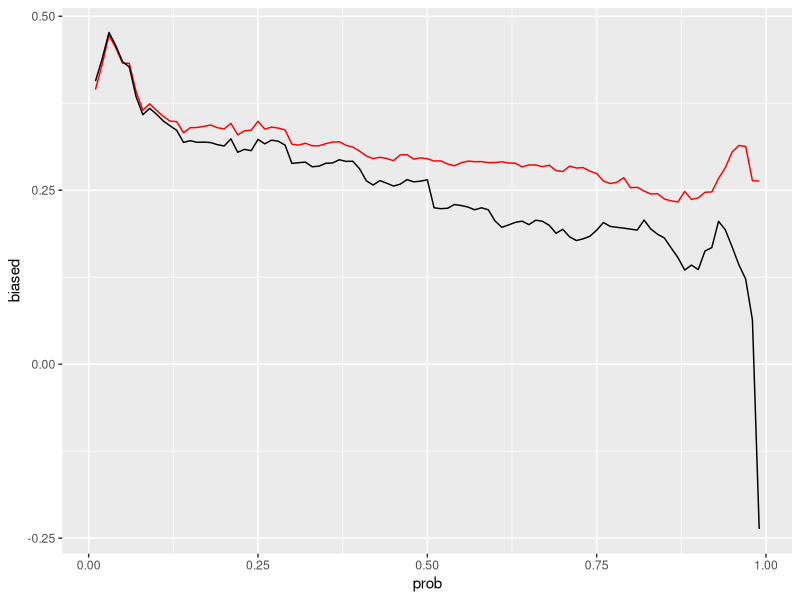
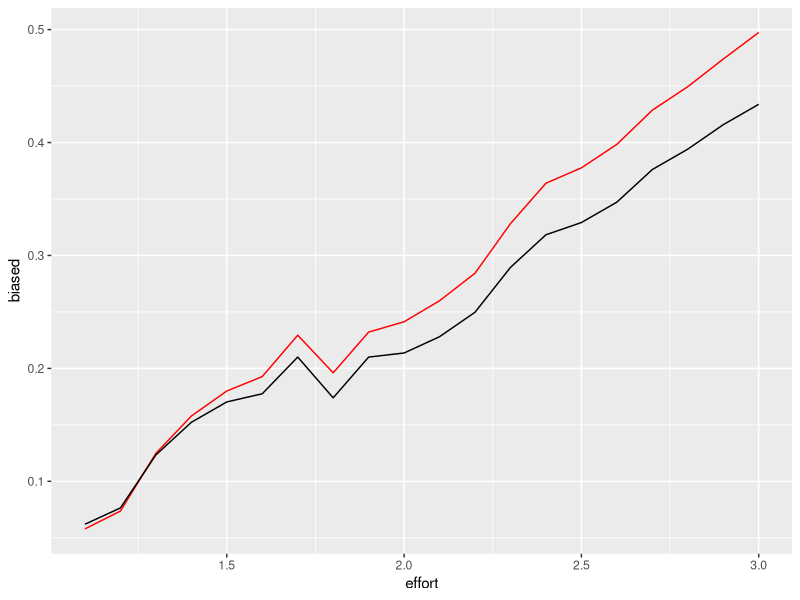
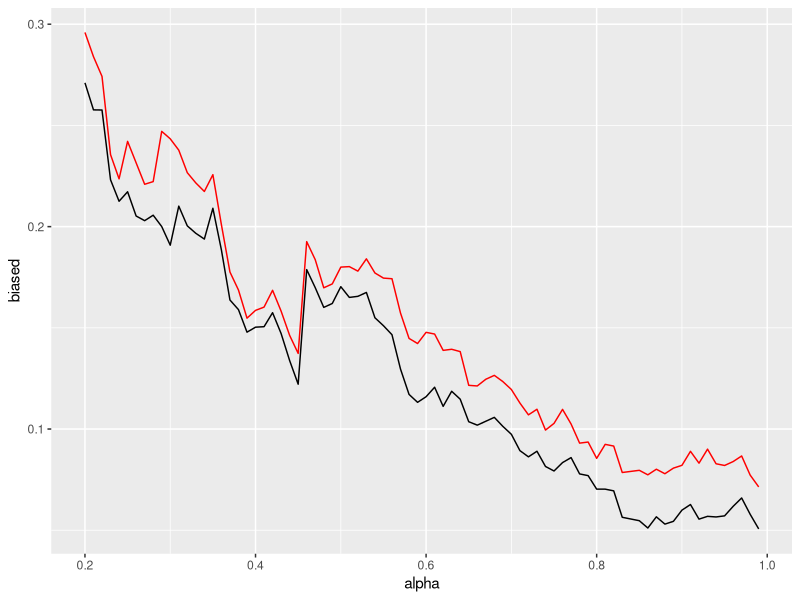

R code for these plots, in order:
library(tidyverse)

######################
# parameters

v = 200
u = 1000
eff = 1.8
p_T = 0.5
p_C = 0
alpha = 0.5

prob_f = function(x){
  rbinom(n = u ,
         size = 1 , 
         prob = x )
  }

######################
# treatment economy

## "first stage" kind of process were treatment is assigned

indiv_treat_df = tibble( 
  u_t = prob_f(p_T) ,
  u_c = (1-u_t) , 
  effort = eff*u_t + u_c
)

## aggregates calculated from "first stage"

agg_treat_df = indiv_treat_df %>%
  summarise( n_treat = sum(u_t) , 
             u_e = sum(effort) ) %>%
  mutate( theta = v / u_e ,
          p_y = theta^alpha ,
          exit_T = eff*p_y , 
          exit_C = p_y , 
          exit_C_untreated = (v/u)^alpha )

## now that we have aggregates, generate job matches based on (aggregate) probability of matching

treat_df = indiv_treat_df %>% 
  mutate( y = prob_f(x = u_t*agg_treat_df$exit_T + u_c*agg_treat_df$exit_C) ,
          y_counter = prob_f(x = u_t*agg_treat_df$exit_T + u_c*agg_treat_df$exit_C_untreated)
  )

## compute all of the outomes

treat_outcomes = tibble( treated =
                           treat_df %>%
                           filter( u_t == 1 ) %>%
                           summarise( sum(y) ) %>% 
                           as.numeric() ,
                         treated_rate = treated / agg_treat_df$n_treat ,
                         untreated = treat_df %>%
                           filter( u_t == 0 ) %>%
                           summarise( sum(y) ) %>% 
                           as.numeric() ,
                         untreated_counter = treat_df %>%
                           filter( u_t == 0 ) %>%
                           summarise( sum(y_counter) ) %>% 
                           as.numeric() ,
                         untreated_rate = untreated / (u - agg_treat_df$n_treat ) ,
                         untreated_counter_rate = untreated_counter / (u - agg_treat_df$n_treat )
)

## treatment effects

treatment_effects = tibble( biased = (treat_outcomes$treated_rate - treat_outcomes$untreated_rate) ,
                            unbiased = (treat_outcomes$treated_rate - treat_outcomes$untreated_counter_rate) 
)

##############################################

# functions

##############################################

treat_prob_fn = function( x ,
                          v = 200 ,
                          u = 1000 ,
                          eff = 1.8 ,
                          p_C = 0 ,
                          alpha = 0.5 ){
  set.seed(53217) 
  # treatment economy
  
  ## "first stage" kind of process were treatment is assigned
  p_T = x
  
  indiv_treat_df = tibble( 
    u_t = prob_f(p_T) ,
    u_c = (1-u_t) , 
    effort = eff*u_t + u_c
  )
  
  ## aggregates calculated from "first stage"
  
  agg_treat_df = indiv_treat_df %>%
    summarise( n_treat = sum(u_t) , 
               u_e = sum(effort) ) %>%
    mutate( theta = v / u_e ,
            p_y = theta^alpha ,
            exit_T = eff*p_y , 
            exit_C = p_y , 
            exit_C_untreated = (v/u)^alpha )
  
  ## now that we have aggregates, generate job matches based on (aggregate) probability of matching
  
  treat_df = indiv_treat_df %>% 
    mutate( y = prob_f(x = u_t*agg_treat_df$exit_T + u_c*agg_treat_df$exit_C) ,
            y_counter = prob_f(x = u_t*agg_treat_df$exit_T + u_c*agg_treat_df$exit_C_untreated)
    )
  
  ## compute all of the outomes
  
  treat_outcomes = tibble( treated =
                             treat_df %>%
                             filter( u_t == 1 ) %>%
                             summarise( sum(y) ) %>% 
                             as.numeric() ,
                           treated_rate = treated / agg_treat_df$n_treat ,
                           untreated = treat_df %>%
                             filter( u_t == 0 ) %>%
                             summarise( sum(y) ) %>% 
                             as.numeric() ,
                           untreated_counter = treat_df %>%
                             filter( u_t == 0 ) %>%
                             summarise( sum(y_counter) ) %>% 
                             as.numeric() ,
                           untreated_rate = untreated / (u - agg_treat_df$n_treat ) ,
                           untreated_counter_rate = untreated_counter / (u - agg_treat_df$n_treat )
  )
  
  ## treatment effects
  
  treatment_effects = tibble( biased = (treat_outcomes$treated_rate - treat_outcomes$untreated_rate) ,
                              unbiased = (treat_outcomes$treated_rate - treat_outcomes$untreated_counter_rate) ,
                              prob = p_T
  )
  treatment_effects
}

varying_prob = map_df(seq(0.01, 0.99, 0.01) , 
                      treat_prob_fn )

ggplot( data = varying_prob ) + 
  geom_line( aes(x = prob , y = biased ) , color = 'red' ) + 
  geom_line(aes(x = prob , y = unbiased) )


treat_eff_fn = function( x ,
                          v = 100 ,
                          u = 1000 ,
                          p_T = 0.3 ,
                          p_C = 0 ,
                          alpha = 0.5 ){
  set.seed(53217) 
  # treatment economy
  
  ## "first stage" kind of process were treatment is assigned
  eff = x
  
  indiv_treat_df = tibble( 
    u_t = prob_f(p_T) ,
    u_c = (1-u_t) , 
    effort = eff*u_t + u_c
  )
  
  ## aggregates calculated from "first stage"
  
  agg_treat_df = indiv_treat_df %>%
    summarise( n_treat = sum(u_t) , 
               u_e = sum(effort) ) %>%
    mutate( theta = v / u_e ,
            p_y = theta^alpha ,
            exit_T = eff*p_y , 
            exit_C = p_y , 
            exit_C_untreated = (v/u)^alpha )
  
  ## now that we have aggregates, generate job matches based on (aggregate) probability of matching
  
  treat_df = indiv_treat_df %>% 
    mutate( y = prob_f(x = u_t*agg_treat_df$exit_T + u_c*agg_treat_df$exit_C) ,
            y_counter = prob_f(x = u_t*agg_treat_df$exit_T + u_c*agg_treat_df$exit_C_untreated)
    )
  
  ## compute all of the outomes
  
  treat_outcomes = tibble( treated =
                             treat_df %>%
                             filter( u_t == 1 ) %>%
                             summarise( sum(y) ) %>% 
                             as.numeric() ,
                           treated_rate = treated / agg_treat_df$n_treat ,
                           untreated = treat_df %>%
                             filter( u_t == 0 ) %>%
                             summarise( sum(y) ) %>% 
                             as.numeric() ,
                           untreated_counter = treat_df %>%
                             filter( u_t == 0 ) %>%
                             summarise( sum(y_counter) ) %>% 
                             as.numeric() ,
                           untreated_rate = untreated / (u - agg_treat_df$n_treat ) ,
                           untreated_counter_rate = untreated_counter / (u - agg_treat_df$n_treat )
  )
  
  ## treatment effects
  
  treatment_effects = tibble( biased = (treat_outcomes$treated_rate - treat_outcomes$untreated_rate) ,
                              unbiased = (treat_outcomes$treated_rate - treat_outcomes$untreated_counter_rate) ,
                              effort = eff
  )
  treatment_effects
}

varying_eff = map_df(seq(1.1, 3, 0.1) , 
                      treat_eff_fn )

ggplot( data = varying_eff ) + 
  geom_line( aes(x = effort , y = biased ) , color = 'red' ) + 
  geom_line(aes(x = effort , y = unbiased))

treat_alpha_fn = function( x ,
                         v = 100 ,
                         u = 1000 ,
                         p_T = 0.3 ,
                         p_C = 0 ,
                         eff = 1.5 ){
  set.seed(53217) 
  # treatment economy
  
  ## "first stage" kind of process were treatment is assigned
  alpha = x
  
  indiv_treat_df = tibble( 
    u_t = prob_f(p_T) ,
    u_c = (1-u_t) , 
    effort = eff*u_t + u_c
  )
  
  ## aggregates calculated from "first stage"
  
  agg_treat_df = indiv_treat_df %>%
    summarise( n_treat = sum(u_t) , 
               u_e = sum(effort) ) %>%
    mutate( theta = v / u_e ,
            p_y = theta^alpha ,
            exit_T = eff*p_y , 
            exit_C = p_y , 
            exit_C_untreated = (v/u)^alpha )
  
  ## now that we have aggregates, generate job matches based on (aggregate) probability of matching
  
  treat_df = indiv_treat_df %>% 
    mutate( y = prob_f(x = u_t*agg_treat_df$exit_T + u_c*agg_treat_df$exit_C) ,
            y_counter = prob_f(x = u_t*agg_treat_df$exit_T + u_c*agg_treat_df$exit_C_untreated)
    )
  
  ## compute all of the outomes
  
  treat_outcomes = tibble( treated =
                             treat_df %>%
                             filter( u_t == 1 ) %>%
                             summarise( sum(y) ) %>% 
                             as.numeric() ,
                           treated_rate = treated / agg_treat_df$n_treat ,
                           untreated = treat_df %>%
                             filter( u_t == 0 ) %>%
                             summarise( sum(y) ) %>% 
                             as.numeric() ,
                           untreated_counter = treat_df %>%
                             filter( u_t == 0 ) %>%
                             summarise( sum(y_counter) ) %>% 
                             as.numeric() ,
                           untreated_rate = untreated / (u - agg_treat_df$n_treat ) ,
                           untreated_counter_rate = untreated_counter / (u - agg_treat_df$n_treat )
  )
  
  ## treatment effects
  
  treatment_effects = tibble( biased = (treat_outcomes$treated_rate - treat_outcomes$untreated_rate) ,
                              unbiased = (treat_outcomes$treated_rate - treat_outcomes$untreated_counter_rate) ,
                              alpha = alpha
  )
  treatment_effects
}

varying_alpha = map_df(seq(0.2, 0.99, 0.01) , 
                      treat_alpha_fn )

ggplot( data = varying_alpha ) + 
  geom_line( aes(x = alpha , y = biased ) , color = 'red' ) + 
  geom_line(aes(x = alpha , y = unbiased))
